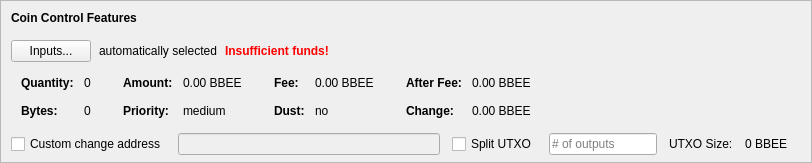
    <widget class="QFrame" name="frameCoinControl">
     <property name="sizePolicy">
      <sizepolicy hsizetype="Expanding" vsizetype="Expanding">
       <horstretch>0</horstretch>
       <verstretch>0</verstretch>
      </sizepolicy>
     </property>
     <property name="maximumSize">
      <size>
       <width>16777215</width>
       <height>16777215</height>
      </size>
     </property>
     <property name="frameShape">
      <enum>QFrame::StyledPanel</enum>
     </property>
     <property name="frameShadow">
      <enum>QFrame::Sunken</enum>
     </property>
     <layout class="QVBoxLayout" name="verticalLayoutCoinControl2">
      <property name="spacing">
       <number>0</number>
      </property>
      <property name="leftMargin">
       <number>0</number>
      </property>
      <property name="topMargin">
       <number>0</number>
      </property>
      <property name="rightMargin">
       <number>0</number>
      </property>
      <property name="bottomMargin">
       <number>6</number>
      </property>
      <item>
       <layout class="QVBoxLayout" name="verticalLayoutCoinControl" stretch="0,0,0,0,1">
        <property name="spacing">
         <number>0</number>
        </property>
        <property name="leftMargin">
         <number>10</number>
        </property>
        <property name="topMargin">
         <number>10</number>
        </property>
        <item>
         <layout class="QHBoxLayout" name="horizontalLayoutCoinControl1">
          <property name="bottomMargin">
           <number>15</number>
          </property>
          <item>
           <widget class="QLabel" name="labelCoinControlFeatures">
            <property name="sizePolicy">
             <sizepolicy hsizetype="Preferred" vsizetype="Maximum">
              <horstretch>0</horstretch>
              <verstretch>0</verstretch>
             </sizepolicy>
            </property>
            <property name="font">
             <font>
              <weight>75</weight>
              <bold>true</bold>
             </font>
            </property>
            <property name="styleSheet">
             <string notr="true">font-weight:bold;</string>
            </property>
            <property name="text">
             <string>Coin Control Features</string>
            </property>
           </widget>
          </item>
         </layout>
        </item>
        <item>
         <layout class="QHBoxLayout" name="horizontalLayoutCoinControl2" stretch="0,0,0,0">
          <property name="spacing">
           <number>8</number>
          </property>
          <property name="bottomMargin">
           <number>10</number>
          </property>
          <item>
           <widget class="QPushButton" name="pushButtonCoinControl">
            <property name="styleSheet">
             <string notr="true"/>
            </property>
            <property name="text">
             <string>Inputs...</string>
            </property>
            <property name="autoDefault">
             <bool>false</bool>
            </property>
           </widget>
          </item>
          <item>
           <widget class="QLabel" name="labelCoinControlAutomaticallySelected">
            <property name="text">
             <string>automatically selected</string>
            </property>
            <property name="margin">
             <number>5</number>
            </property>
           </widget>
          </item>
          <item>
           <widget class="QLabel" name="labelCoinControlInsuffFunds">
            <property name="font">
             <font>
              <weight>75</weight>
              <bold>true</bold>
             </font>
            </property>
            <property name="styleSheet">
             <string notr="true">color:red;font-weight:bold;</string>
            </property>
            <property name="text">
             <string>Insufficient funds!</string>
            </property>
            <property name="margin">
             <number>5</number>
            </property>
           </widget>
          </item>
          <item>
           <spacer name="horizontalSpacerCoinControl">
            <property name="orientation">
             <enum>Qt::Horizontal</enum>
            </property>
            <property name="sizeHint" stdset="0">
             <size>
              <width>40</width>
              <height>1</height>
             </size>
            </property>
           </spacer>
          </item>
         </layout>
        </item>
        <item>
         <widget class="QWidget" name="widgetCoinControl" native="true">
          <property name="sizePolicy">
           <sizepolicy hsizetype="Preferred" vsizetype="Preferred">
            <horstretch>0</horstretch>
            <verstretch>0</verstretch>
           </sizepolicy>
          </property>
          <property name="minimumSize">
           <size>
            <width>0</width>
            <height>0</height>
           </size>
          </property>
          <property name="styleSheet">
           <string notr="true"/>
          </property>
          <layout class="QHBoxLayout" name="horizontalLayoutCoinControl5">
           <property name="leftMargin">
            <number>0</number>
           </property>
           <property name="topMargin">
            <number>0</number>
           </property>
           <property name="rightMargin">
            <number>0</number>
           </property>
           <property name="bottomMargin">
            <number>0</number>
           </property>
           <item>
            <layout class="QHBoxLayout" name="horizontalLayoutCoinControl3" stretch="0,0,0,1">
             <property name="spacing">
              <number>20</number>
             </property>
             <property name="topMargin">
              <number>0</number>
             </property>
             <property name="bottomMargin">
              <number>10</number>
             </property>
             <item>
              <layout class="QFormLayout" name="formLayoutCoinControl1">
               <property name="horizontalSpacing">
                <number>10</number>
               </property>
               <property name="verticalSpacing">
                <number>14</number>
               </property>
               <property name="leftMargin">
                <number>10</number>
               </property>
               <property name="topMargin">
                <number>4</number>
               </property>
               <property name="rightMargin">
                <number>6</number>
               </property>
               <item row="0" column="0">
                <widget class="QLabel" name="labelCoinControlQuantityText">
                 <property name="font">
                  <font>
                   <weight>75</weight>
                   <bold>true</bold>
                  </font>
                 </property>
                 <property name="text">
                  <string>Quantity:</string>
                 </property>
                 <property name="margin">
                  <number>0</number>
                 </property>
                </widget>
               </item>
               <item row="0" column="1">
                <widget class="QLabel" name="labelCoinControlQuantity">
                 <property name="cursor">
                  <cursorShape>IBeamCursor</cursorShape>
                 </property>
                 <property name="contextMenuPolicy">
                  <enum>Qt::ActionsContextMenu</enum>
                 </property>
                 <property name="text">
                  <string notr="true">0</string>
                 </property>
                 <property name="margin">
                  <number>0</number>
                 </property>
                 <property name="textInteractionFlags">
                  <set>Qt::LinksAccessibleByMouse|Qt::TextSelectableByKeyboard|Qt::TextSelectableByMouse</set>
                 </property>
                </widget>
               </item>
               <item row="1" column="0">
                <widget class="QLabel" name="labelCoinControlBytesText">
                 <property name="font">
                  <font>
                   <weight>75</weight>
                   <bold>true</bold>
                  </font>
                 </property>
                 <property name="text">
                  <string>Bytes:</string>
                 </property>
                </widget>
               </item>
               <item row="1" column="1">
                <widget class="QLabel" name="labelCoinControlBytes">
                 <property name="cursor">
                  <cursorShape>IBeamCursor</cursorShape>
                 </property>
                 <property name="contextMenuPolicy">
                  <enum>Qt::ActionsContextMenu</enum>
                 </property>
                 <property name="text">
                  <string notr="true">0</string>
                 </property>
                 <property name="textInteractionFlags">
                  <set>Qt::LinksAccessibleByMouse|Qt::TextSelectableByKeyboard|Qt::TextSelectableByMouse</set>
                 </property>
                </widget>
               </item>
              </layout>
             </item>
             <item>
              <layout class="QFormLayout" name="formLayoutCoinControl2">
               <property name="horizontalSpacing">
                <number>10</number>
               </property>
               <property name="verticalSpacing">
                <number>14</number>
               </property>
               <property name="leftMargin">
                <number>6</number>
               </property>
               <property name="topMargin">
                <number>4</number>
               </property>
               <property name="rightMargin">
                <number>6</number>
               </property>
               <item row="0" column="0">
                <widget class="QLabel" name="labelCoinControlAmountText">
                 <property name="font">
                  <font>
                   <weight>75</weight>
                   <bold>true</bold>
                  </font>
                 </property>
                 <property name="text">
                  <string>Amount:</string>
                 </property>
                 <property name="margin">
                  <number>0</number>
                 </property>
                </widget>
               </item>
               <item row="0" column="1">
                <widget class="QLabel" name="labelCoinControlAmount">
                 <property name="cursor">
                  <cursorShape>IBeamCursor</cursorShape>
                 </property>
                 <property name="contextMenuPolicy">
                  <enum>Qt::ActionsContextMenu</enum>
                 </property>
                 <property name="text">
                  <string notr="true">0.00 BBEE</string>
                 </property>
                 <property name="textInteractionFlags">
                  <set>Qt::LinksAccessibleByMouse|Qt::TextSelectableByKeyboard|Qt::TextSelectableByMouse</set>
                 </property>
                </widget>
               </item>
               <item row="1" column="0">
                <widget class="QLabel" name="labelCoinControlPriorityText">
                 <property name="font">
                  <font>
                   <weight>75</weight>
                   <bold>true</bold>
                  </font>
                 </property>
                 <property name="text">
                  <string>Priority:</string>
                 </property>
                </widget>
               </item>
               <item row="1" column="1">
                <widget class="QLabel" name="labelCoinControlPriority">
                 <property name="cursor">
                  <cursorShape>IBeamCursor</cursorShape>
                 </property>
                 <property name="contextMenuPolicy">
                  <enum>Qt::ActionsContextMenu</enum>
                 </property>
                 <property name="text">
                  <string>medium</string>
                 </property>
                 <property name="textInteractionFlags">
                  <set>Qt::LinksAccessibleByMouse|Qt::TextSelectableByKeyboard|Qt::TextSelectableByMouse</set>
                 </property>
                </widget>
               </item>
              </layout>
             </item>
             <item>
              <layout class="QFormLayout" name="formLayoutCoinControl3">
               <property name="horizontalSpacing">
                <number>10</number>
               </property>
               <property name="verticalSpacing">
                <number>14</number>
               </property>
               <property name="leftMargin">
                <number>6</number>
               </property>
               <property name="topMargin">
                <number>4</number>
               </property>
               <property name="rightMargin">
                <number>6</number>
               </property>
               <item row="0" column="0">
                <widget class="QLabel" name="labelCoinControlFeeText">
                 <property name="font">
                  <font>
                   <weight>75</weight>
                   <bold>true</bold>
                  </font>
                 </property>
                 <property name="text">
                  <string>Fee:</string>
                 </property>
                 <property name="margin">
                  <number>0</number>
                 </property>
                </widget>
               </item>
               <item row="0" column="1">
                <widget class="QLabel" name="labelCoinControlFee">
                 <property name="cursor">
                  <cursorShape>IBeamCursor</cursorShape>
                 </property>
                 <property name="contextMenuPolicy">
                  <enum>Qt::ActionsContextMenu</enum>
                 </property>
                 <property name="text">
                  <string notr="true">0.00 BBEE</string>
                 </property>
                 <property name="textInteractionFlags">
                  <set>Qt::LinksAccessibleByMouse|Qt::TextSelectableByKeyboard|Qt::TextSelectableByMouse</set>
                 </property>
                </widget>
               </item>
               <item row="1" column="0">
                <widget class="QLabel" name="labelCoinControlLowOutputText">
                 <property name="font">
                  <font>
                   <weight>75</weight>
                   <bold>true</bold>
                  </font>
                 </property>
                 <property name="text">
                  <string>Dust:</string>
                 </property>
                </widget>
               </item>
               <item row="1" column="1">
                <widget class="QLabel" name="labelCoinControlLowOutput">
                 <property name="cursor">
                  <cursorShape>IBeamCursor</cursorShape>
                 </property>
                 <property name="contextMenuPolicy">
                  <enum>Qt::ActionsContextMenu</enum>
                 </property>
                 <property name="text">
                  <string>no</string>
                 </property>
                 <property name="textInteractionFlags">
                  <set>Qt::LinksAccessibleByMouse|Qt::TextSelectableByKeyboard|Qt::TextSelectableByMouse</set>
                 </property>
                </widget>
               </item>
              </layout>
             </item>
             <item>
              <layout class="QFormLayout" name="formLayoutCoinControl4">
               <property name="horizontalSpacing">
                <number>10</number>
               </property>
               <property name="verticalSpacing">
                <number>14</number>
               </property>
               <property name="leftMargin">
                <number>6</number>
               </property>
               <property name="topMargin">
                <number>4</number>
               </property>
               <property name="rightMargin">
                <number>6</number>
               </property>
               <item row="0" column="0">
                <widget class="QLabel" name="labelCoinControlAfterFeeText">
                 <property name="font">
                  <font>
                   <weight>75</weight>
                   <bold>true</bold>
                  </font>
                 </property>
                 <property name="text">
                  <string>After Fee:</string>
                 </property>
                 <property name="margin">
                  <number>0</number>
                 </property>
                </widget>
               </item>
               <item row="0" column="1">
                <widget class="QLabel" name="labelCoinControlAfterFee">
                 <property name="cursor">
                  <cursorShape>IBeamCursor</cursorShape>
                 </property>
                 <property name="contextMenuPolicy">
                  <enum>Qt::ActionsContextMenu</enum>
                 </property>
                 <property name="text">
                  <string notr="true">0.00 BBEE</string>
                 </property>
                 <property name="textInteractionFlags">
                  <set>Qt::LinksAccessibleByMouse|Qt::TextSelectableByKeyboard|Qt::TextSelectableByMouse</set>
                 </property>
                </widget>
               </item>
               <item row="1" column="0">
                <widget class="QLabel" name="labelCoinControlChangeText">
                 <property name="font">
                  <font>
                   <weight>75</weight>
                   <bold>true</bold>
                  </font>
                 </property>
                 <property name="text">
                  <string>Change:</string>
                 </property>
                </widget>
               </item>
               <item row="1" column="1">
                <widget class="QLabel" name="labelCoinControlChange">
                 <property name="cursor">
                  <cursorShape>IBeamCursor</cursorShape>
                 </property>
                 <property name="contextMenuPolicy">
                  <enum>Qt::ActionsContextMenu</enum>
                 </property>
                 <property name="text">
                  <string notr="true">0.00 BBEE</string>
                 </property>
                 <property name="textInteractionFlags">
                  <set>Qt::LinksAccessibleByMouse|Qt::TextSelectableByKeyboard|Qt::TextSelectableByMouse</set>
                 </property>
                </widget>
               </item>
              </layout>
             </item>
            </layout>
           </item>
          </layout>
         </widget>
        </item>
        <item>
         <layout class="QHBoxLayout" name="horizontalLayoutCoinControl4" stretch="0,0,0,0,0,0,0">
          <property name="spacing">
           <number>12</number>
          </property>
          <property name="sizeConstraint">
           <enum>QLayout::SetDefaultConstraint</enum>
          </property>
          <property name="topMargin">
           <number>5</number>
          </property>
          <property name="rightMargin">
           <number>5</number>
          </property>
          <item>
           <widget class="QCheckBox" name="checkBoxCoinControlChange">
            <property name="toolTip">
             <string>If this is activated, but the change address is empty or invalid, change will be sent to a newly generated address.</string>
            </property>
            <property name="text">
             <string>Custom change address</string>
            </property>
           </widget>
          </item>
          <item>
           <widget class="QValidatedLineEdit" name="lineEditCoinControlChange">
            <property name="enabled">
             <bool>false</bool>
            </property>
            <property name="sizePolicy">
             <sizepolicy hsizetype="Expanding" vsizetype="Fixed">
              <horstretch>0</horstretch>
              <verstretch>0</verstretch>
             </sizepolicy>
            </property>
           </widget>
          </item>
          <item>
           <widget class="QCheckBox" name="splitBlockCheckBox">
            <property name="text">
             <string>Split UTXO</string>
            </property>
           </widget>
          </item>
          <item>
           <widget class="QLineEdit" name="splitBlockLineEdit">
            <property name="sizePolicy">
             <sizepolicy hsizetype="Fixed" vsizetype="Fixed">
              <horstretch>50</horstretch>
              <verstretch>0</verstretch>
             </sizepolicy>
            </property>
            <property name="placeholderText">
             <string># of outputs</string>
            </property>
           </widget>
          </item>
          <item>
           <widget class="QLabel" name="labelBlockSizeText">
            <property name="text">
             <string>UTXO Size:</string>
            </property>
           </widget>
          </item>
          <item>
           <widget class="QLabel" name="labelBlockSize">
            <property name="text">
             <string>0 BBEE</string>
            </property>
           </widget>
          </item>
          <item>
           <widget class="QLabel" name="labelCoinControlChangeLabel">
            <property name="sizePolicy">
             <sizepolicy hsizetype="Preferred" vsizetype="Expanding">
              <horstretch>0</horstretch>
              <verstretch>0</verstretch>
             </sizepolicy>
            </property>
            <property name="minimumSize">
             <size>
              <width>0</width>
              <height>0</height>
             </size>
            </property>
            <property name="text">
             <string/>
            </property>
            <property name="margin">
             <number>3</number>
            </property>
           </widget>
          </item>
         </layout>
        </item>
        <item>
         <spacer name="verticalSpacerCoinControl">
          <property name="orientation">
           <enum>Qt::Vertical</enum>
          </property>
          <property name="sizeHint" stdset="0">
           <size>
            <width>800</width>
            <height>1</height>
           </size>
          </property>
         </spacer>
        </item>
       </layout>
      </item>
     </layout>
    </widget>
